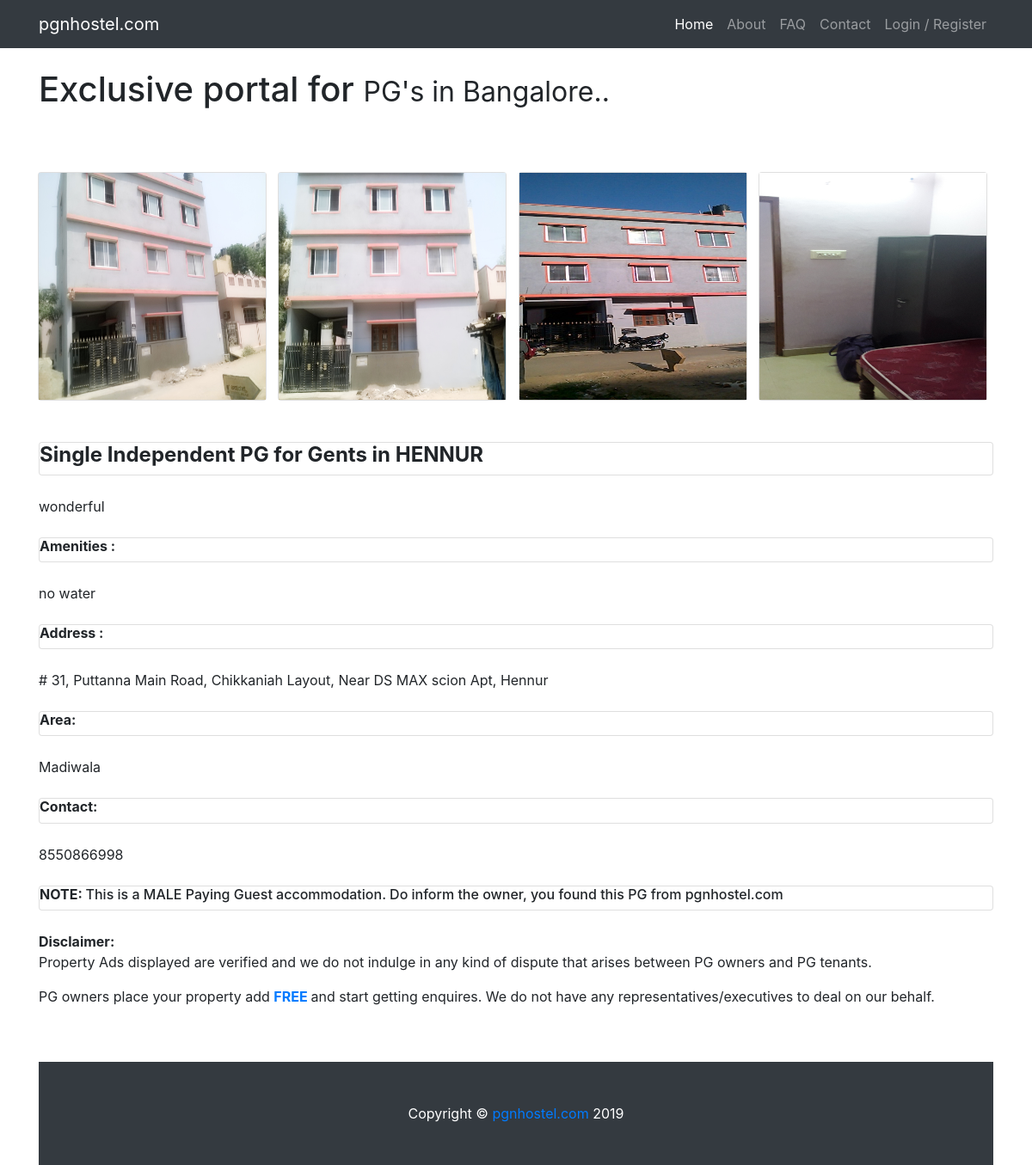
Screenshot of /pgs/pgs/single-independent-pg-for-gents-in-hennur with the database file from the repository.
### pgs/models.py (models this page shows, shortened)
class Pgs(models.Model):
    name = models.CharField(max_length=70)
    slug = models.SlugField(max_length=250, null=True, blank=True)
    image = models.ImageField(upload_to='pics', default='default.png')
    image1 = models.ImageField(upload_to='pics', default='default.png')
    image2 = models.ImageField(upload_to='pics', default='default.png')
    image3 = models.ImageField(upload_to='pics', default='default.png')
    desc = models.TextField(max_length=500)
    amen = models.TextField(max_length=500)
    address = models.CharField(max_length=255)
    area = models.ForeignKey('Area', on_delete=models.CASCADE)
    ph_no = models.CharField(max_length=40)
    category = models.ForeignKey('Gender', on_delete=models.CASCADE)
    created = models.DateTimeField(auto_now_add=True)
    updated = models.DateTimeField(auto_now=True)

class Area(models.Model):
    place = models.CharField(max_length=20)
    def __str__(self):
        return self.place

class Gender(models.Model):
    gender = models.CharField(max_length=10)
    def __str__(self):
        return self.gender

### pgs/views.py (the view)
# urls.py: path('pgs/<slug:slug>', views.PgsDetailView.as_view(), name='pg_detail')],
class PgsDetailView(DetailView):
    model = Pgs
    template_name = 'pg_detail.html'

### templates/pg_detail.html (shortened to what this page needs)
{% extends 'base_index.html' %}
{% block content %}
<br/>
<br/>
    <div class="row">
        <div class="card mb-4">
            <img src="{{object.image.url}}" alt="{{ pg.name }}" width="264" height="264">
        </div>
        <div class="card mb-4">
            <img src="{{object.image1.url}}" alt="{{ pg.name }}" width="264" height="264">
        </div>
        <div class="card mb-4">
            <img src="{{object.image2.url}}" alt="{{ pg.name }}" width="264" height="264">
        </div>
        <div class="card mb-4">
            <img src="{{object.image3.url}}" alt="{{ pg.name }}" width="264" height="264">
        </div>
    </div>
    <div class="card my-4">
    <h4><strong>{{ object.name }}</strong></h4>
    </div> {{ object.desc }}
    <div class="card my-4">
    <h6> <strong>Amenities : </strong> </h6>
    </div> {{ object.amen }}
    <div class="card my-4">
    <h6><strong>Address : </strong></h6>
    </div> {{ object.address }}
    <div class="card my-4">
    <h6><strong>Area: </strong></h6>
    </div>   {{ object.area }}
    <div class="card my-4">
    <h6><strong>Contact: </strong> </h6>
    </div> {{ object.ph_no }}
    <div class="card my-4">
    <h6><strong> NOTE: </strong> This is a {{ object.category }} Paying Guest accommodation. Do inform the owner,
        you found this PG from pgnhostel.com </h6>
    </div>
    <strong>Disclaimer: </strong><p>Property Ads displayed are verified and we do not indulge in any
        kind of dispute that arises between PG owners and PG tenants.</p>
    <p> PG owners place your property add <strong><a href="{% url 'personal:contact' %}"> FREE </a></strong> and start getting enquires.
        We do not have any representatives/executives to deal on our behalf.</p>
<br/>
<br/>
{% endblock content %}

### templates/base_index.html (shortened to what this page needs)
{% load static %}
<!DOCTYPE html>
<html lang="en">
<head>
  <link href="{% static 'vendor/bootstrap/css/bootstrap.min.css' %}" rel="stylesheet">
  <link href="{% static 'css/blog-home.css' %}" rel="stylesheet">
</head>
<body>
{% include 'snippets/header.html' %}
  <div class="container">
    <div class="row">
      <div class="col-md-12">
        <h1 class="my-4">Exclusive portal for
          <small>PG's in Bangalore..</small>
        </h1>
       {% block content %}
        {% endblock %}
{% include 'snippets/footer.html' %}
</body>
</html>

### templates/snippets/header.html (shortened to what this page needs)
  <nav class="navbar navbar-expand-lg navbar-dark bg-dark fixed-top">
    <div class="container">
      <a class="navbar-brand" href="{% url 'personal:index' %}">pgnhostel.com</a>
      <div class="collapse navbar-collapse" id="navbarResponsive">
        <ul class="navbar-nav ml-auto">
          <li class="nav-item active">
            <a class="nav-link" href="{% url 'pgs:home' %}">Home
            </a>
          </li>
          <li class="nav-item">
            <a class="nav-link" href="{% url 'personal:about' %}">About</a>
          </li>
          <li class="nav-item">
            <a class="nav-link" href="{% url 'faq:faq' %}">FAQ</a>
          </li>
          <li class="nav-item">
            <a class="nav-link" href="{% url 'personal:contact' %}">Contact</a>
          </li>
           <li class="nav-item">
            <a class="nav-link" href="">Login / Register</a>
          </li>
        </ul>
      </div>
    </div>
  </nav>

### templates/snippets/footer.html (shortened to what this page needs)
  <footer class="py-5 bg-dark">
    <div class="container">
      <p class="m-0 text-center text-white">Copyright &copy; <a href="{% url 'pgs:home' %}">pgnhostel.com</a> 2019</p>
    </div>
  </footer>

### static/css/blog-home.css (style rules this page uses)
body { padding-top: 56px; }

### rows the page displays
Pgs: image (picture), image1 (picture), image2 (picture), image3 (picture), name "Single Independent PG for Gents in HENNUR", desc "wonderful", amen "no water", address "# 31, Puttanna Main Road, Chikkaniah Layout, Near DS MAX scion Apt, Hennur", area "Madiwala", ph_no "8550866998", category "MALE"
